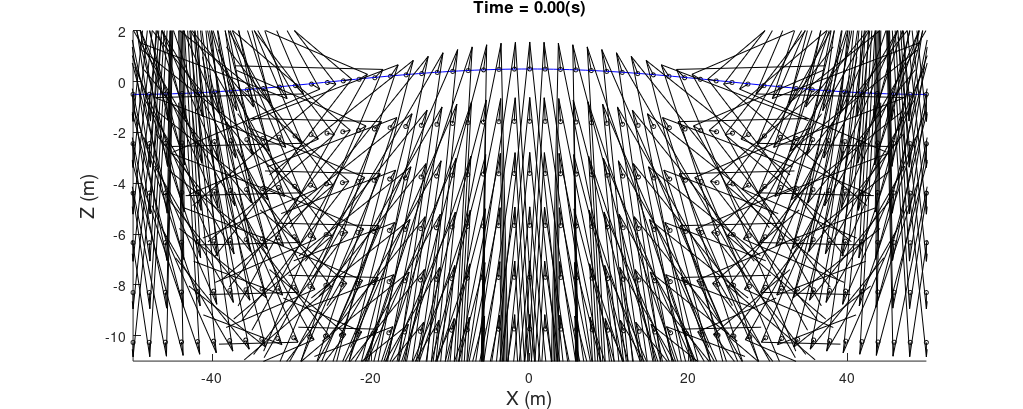

Write MATLAB code to recreate this figure. (Note: this script raises an error after producing the figure.)
clc; clear; fclose all; close all;

% Physical Parameters
Amplitude = 0.5;
WaveLength = 100.0;
WavePeriod = 10.0;
WaterDepth = 100.0;

% Wave Number
WaveNumber = 2*pi/WaveLength;

% Angular Frequency
Freq = 2*pi/WavePeriod;

% Time Setep
Delta_T = WavePeriod/10;

[Ini_ParcelX, Ini_ParcelZ] = meshgrid(-50:2:50, -10:2:0);

DomainX = -200:1:200;

X0 = Ini_ParcelX;
Z0 = Ini_ParcelZ;

for k = [0:1:300]
    
    % Time Step
    t = Delta_T*k;
    
    % Free Surface Elevation
    Surf_Elev = Amplitude*cos(WaveNumber.*DomainX-Freq*t);
    
    % Parcel Motion Distance from the Parcel Centers
    Delta_X = -Amplitude.*exp(WaveNumber.*Z0).*sin(WaveNumber.*X0-Freq.*t);
    Delta_Z = Amplitude.*exp(WaveNumber.*Z0).*cos(WaveNumber.*X0-Freq.*t);

    clf;
    set(gcf,'units','normalized','position',[0.1 0.1 0.8 0.4],'PaperPositionMode','auto'); hold on;
    plot(X0+Delta_X,Z0+Delta_Z,'ko','MarkerSize',3);
    plot(DomainX, Surf_Elev,'b-');
    quiver(X0+Delta_X,Z0+Delta_Z,Delta_X,Delta_Z,0.4,'k-','MaxHeadSize',10.0);
    
    xlim([-50 50]); ylim([-11 2]);
    
    title(['Time = ', num2str(t,'%7.2f'), '(s)'],'fontsize',12);
    xlabel('X (m)','fontsize',14);
    ylabel('Z (m)','fontsize',14);
    ax = gca; ax.FontSize = 12;
    box on; set(gca,'Layer','top');
    
    out_filename = ['dw-nostokes' num2str(k,'%06d') '.png'];
    
    print('-dpng',out_filename);
    
end